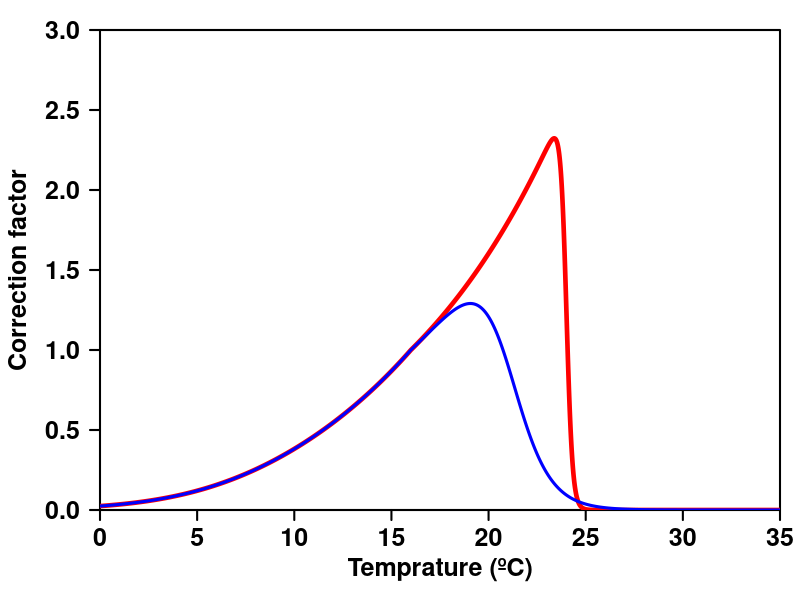

Write the R code that produced this figure.
#=============================================================================#
# Name   : CT_curves_Engraulis_ringens
# Author : Jorge Flores-Valiente
# Date   : 
# Version:
# Aim    : Calculate and plot CT curve for DEB model
# URL    : 
#=============================================================================#
dirpath  <- 'C:/Users/jflores/Desktop/'
out_name <- 'E_ringens_CTcurves'

T_K    <- 273.15;     # Kelvin
T_ref  <- 16 + T_K;   # Kelvin
T_A    <- 10000

# Temperature range
Temp   <- seq(from = 0, to = 35, by = 0.01) + T_K; # Kelvin

text_size <- 1
#=============================================================================#
#===================== Do not change anything from here ======================#
#=============================================================================#
png(filename = paste0(dirpath, out_name, '.png'), width = 850, height = 550, res = 120)
par(mar = c(4.5,5,1.5,1))
plot(Temp, type = 'n', axes = F, xlab = '', ylab = '', xaxs = 'i', yaxs = 'i', xlim = c(0,35), ylim = c(0,3))
axis(1, font = 2, lwd.ticks = 2, cex = 2, cex.axis = 1.5)
axis(2, font = 2, lwd.ticks = 2, cex = 2, cex.axis = 1.5, las = 2)
box(lwd = 2)
mtext(side = 1, line = 2.5, font = 2, cex = 1.5, text = 'Temprature (ºC)')
mtext(side = 2, line = 3.5, font = 2, cex = 1.5, text = 'Correction factor')

#===== CURVA 1 =====#
# Parameters
T_L  <- 6 + T_K     # K Lower temp boundary
T_H  <- 24 + T_K    # K Upper temp boundary
T_A  <- T_A        # K Arrhenius temperature
T_AL <- 20000       # K Arrh. temp for lower boundary
T_AH <- 190000*3    # K Arrh. temp for upper boundary

s_A = exp(T_A/T_ref - T_A/Temp)  # Arrhenius factor

# 1-parameter correction factor
TC_1 = s_A

# 5-parameter correction factor
if(T_L > T_ref || T_H < T_ref){
  warning('Warning : invalid parameter combination, T_L > T_ref and/or T_H < T_ref\n')
}

s_L_ratio <- (1 + exp(T_AL/T_ref - T_AL/T_L)) / (1 + exp(T_AL/Temp - T_AL/T_L))
s_H_ratio <- (1 + exp(T_AH/T_H - T_AH/T_ref)) / (1 + exp(T_AH/T_H - T_AH/Temp))
TC_5      <- s_A * ((Temp <= T_ref) * s_L_ratio + (Temp > T_ref) * s_H_ratio)
TC_ring1 <- TC_5
lines(Temp - T_K, TC_5, lwd = 4.5, col = 'red')

# text(2.5, 2.8, adj = 0, font = 2, col = 'red', cex = text_size, bquote(paste('T'[L]*' = ',  .(T_L-T_K))))
# text(2.5, 2.5, adj = 0, font = 2, col = 'red', cex = text_size, bquote(paste('T'[H]*' = ',  .(T_H-T_K))))
# text(2.5, 2.2, adj = 0, font = 2, col = 'red', cex = text_size, bquote(paste('T'[A]*' = ',  .(T_A))))
# text(2.5, 1.9, adj = 0, font = 2, col = 'red', cex = text_size, bquote(paste('T'[AL]*' = ', .(T_AL))))
# text(2.5, 1.6, adj = 0, font = 2, col = 'red', cex = text_size, bquote(paste('T'[AH]*' = ', .(T_AH))))
# text(2.5, 1.3, adj = 0, font = 2, col = 'red', cex = text_size, bquote(paste('TC'[max]*' = ', .(Temp[which.max(TC_5)]-T_K))))

#===== CURVA 2 =====#
# Parameters
T_L  <- 6 + T_K     # K Lower temp boundary
T_H  <- 21 + T_K    # K Upper temp boundary
T_A  <- T_A        # K Arrhenius temperature
T_AL <- 20000       # K Arrh. temp for lower boundary
T_AH <- 190000/2    # K Arrh. temp for upper boundary

s_A = exp(T_A/T_ref - T_A/Temp)  # Arrhenius factor

# 1-parameter correction factor
TC_1 = s_A

# 5-parameter correction factor
if(T_L > T_ref || T_H < T_ref){
  warning('Warning : invalid parameter combination, T_L > T_ref and/or T_H < T_ref\n')
}

s_L_ratio <- (1 + exp(T_AL/T_ref - T_AL/T_L)) / (1 + exp(T_AL/Temp - T_AL/T_L))
s_H_ratio <- (1 + exp(T_AH/T_H - T_AH/T_ref)) / (1 + exp(T_AH/T_H - T_AH/Temp))
TC_5      <- s_A * ((Temp <= T_ref) * s_L_ratio + (Temp > T_ref) * s_H_ratio)
TC_ring2 <- TC_5
lines(Temp - T_K, TC_5, lwd = 3.0, col = 'blue')

# text(27, 2.8, adj = 0, font = 2, col = 'blue', cex = text_size, bquote(paste('T'[L]*' = ',  .(T_L-T_K))))
# text(27, 2.5, adj = 0, font = 2, col = 'blue', cex = text_size, bquote(paste('T'[H]*' = ',  .(T_H-T_K))))
# text(27, 2.2, adj = 0, font = 2, col = 'blue', cex = text_size, bquote(paste('T'[A]*' = ',  .(T_A))))
# text(27, 1.9, adj = 0, font = 2, col = 'blue', cex = text_size, bquote(paste('T'[AL]*' = ', .(T_AL))))
# text(27, 1.6, adj = 0, font = 2, col = 'blue', cex = text_size, bquote(paste('T'[AH]*' = ', .(T_AH))))
# text(27, 1.3, adj = 0, font = 2, col = 'blue', cex = text_size, bquote(paste('TC'[max]*' = ', .(Temp[which.max(TC_5)]-T_K))))

# #===== CURVE 3 =====#
# # Parameters
# T_L  <- 6 + T_K    # K Lower temp boundary
# T_H  <- 17 + T_K   # K Upper temp boundary
# T_A  <- T_A        # K Arrhenius temperature
# T_AL <- 20000      # K Arrh. temp for lower boundary
# T_AH <- 190000 / 4 # K Arrh. temp for upper boundary
# 
# s_A = exp(T_A/T_ref - T_A/Temp)  # Arrhenius factor
# 
# # 1-parameter correction factor
# TC_1 = s_A
# 
# # 5-parameter correction factor
# if(T_L > T_ref || T_H < T_ref){
#   warning('Warning : invalid parameter combination, T_L > T_ref and/or T_H < T_ref\n')
# }
# 
# s_L_ratio <- (1 + exp(T_AL/T_ref - T_AL/T_L)) / (1 + exp(T_AL/Temp - T_AL/T_L))
# s_H_ratio <- (1 + exp(T_AH/T_H - T_AH/T_ref)) / (1 + exp(T_AH/T_H - T_AH/Temp))
# TC_5      <- s_A * ((Temp <= T_ref) * s_L_ratio + (Temp > T_ref) * s_H_ratio)
# lines(Temp - T_K, TC_5, lwd = 2.0, col = 'green')
# 
# text(27, 2.8, adj = 0, font = 2, col = 'blue', cex = text_size, bquote(paste('T'[L]*' = ',  .(T_L-T_K))))
# text(27, 2.5, adj = 0, font = 2, col = 'blue', cex = text_size, bquote(paste('T'[H]*' = ',  .(T_H-T_K))))
# text(27, 2.2, adj = 0, font = 2, col = 'blue', cex = text_size, bquote(paste('T'[A]*' = ',  .(T_A))))
# text(27, 1.9, adj = 0, font = 2, col = 'blue', cex = text_size, bquote(paste('T'[AL]*' = ', .(T_AL))))
# text(27, 1.6, adj = 0, font = 2, col = 'blue', cex = text_size, bquote(paste('T'[AH]*' = ', .(T_AH))))
# text(27, 1.3, adj = 0, font = 2, col = 'blue', cex = text_size, bquote(paste('TC'[max]*' = ', .(Temp[which.max(TC_5)]-T_K))))

dev.off()
#=============================================================================#
# END OF PROGRAM
#=============================================================================#
